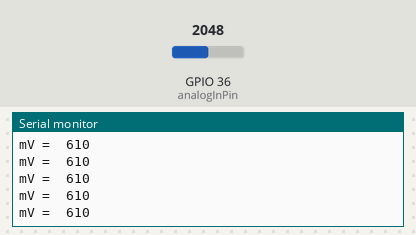
Simulated run of this sketch. Board: ESP32. Shown: the last lines printed to the serial monitor. The test bench sets the inputs (shaded band); at power-on: GPIO 36 (analogInPin) = 2048.

Above: at 1.2 s.
1.3 s: GPIO 36 (analogInPin) set to 3289
At 1.31 s:
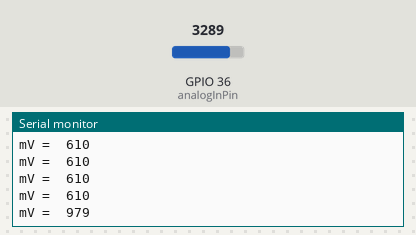
2.8 s: GPIO 36 (analogInPin) set to 3420
At 2.81 s:
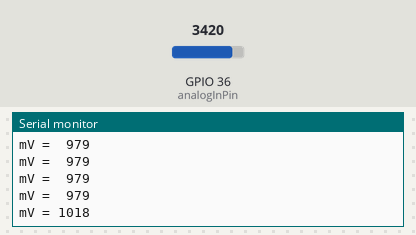

The sketch:

ADC_map_value.ino
```cpp
const int analogInPin = A0;  // Analog input pin that the potentiometer is attached to
int outputValue, sensorValue = 0;        // value read from the pot

void setup() {
  Serial.begin(115200);

}

void loop() {
  // read the analog in value:
  sensorValue = analogRead(analogInPin);
  // map it to the range of the analog out:
  outputValue = map(sensorValue, 0, 1024, 0, 305);
  Serial.printf("mV = %4d\n", outputValue);
  delay(100);
}
```

Measured:
- the behaviour switches between 3357 and 3358 on GPIO 36 (analogInPin) (found by bisection; images 1 and 2)
- after the input at 1.3 s, the serial monitor: prints a new line at once (image 1)
- after the input at 2.8 s, the serial monitor: prints a new line at once (image 2)
